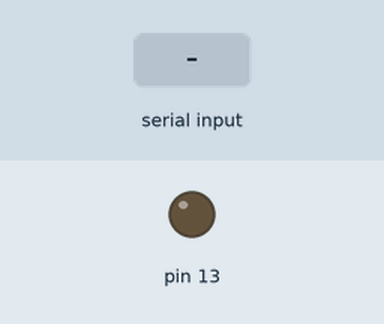
This sketch was run on a simulated Arduino Uno, built with avr-gcc and run on an emulated ATmega328P. Shown: output pins drawn as LEDs (lit = HIGH). The test bench sets the inputs (shaded band).

Above: at 1.2 s.
1.3 s: "a" received over the second serial link
At 2.5 s:
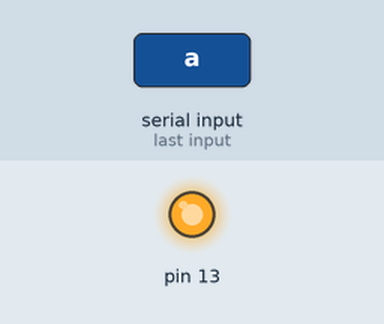
2.8 s: "b" received over the second serial link
At 3.6 s:
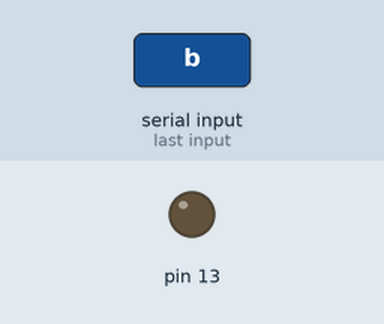
Timing chart, 0 to 5.8 s (numbered marks = the images above; inputs shaded):
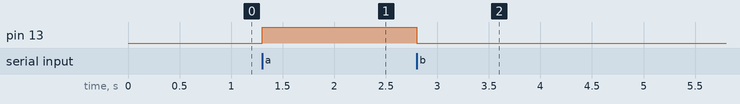

Measured:
- after the input at 1.3 s, pin 13: LOW → HIGH at once
- after the input at 2.8 s, pin 13: HIGH → LOW at once

The sketch:

iot_2_7_2.ino
```cpp
# include <SoftwareSerial.h>

SoftwareSerial  BTSerial(2,3);

void setup() {
  Serial.begin(9600);
  BTSerial.begin(9600);

  pinMode(13, OUTPUT);
  digitalWrite(13,LOW);
}

void  loop() {
  if (BTSerial.available()) {
    char  d1 = BTSerial.read();

    if ( d1 == 'a' )        digitalWrite(13,HIGH);
    else  if ( d1 =='b' )   digitalWrite(13,LOW);

  }
}
```
